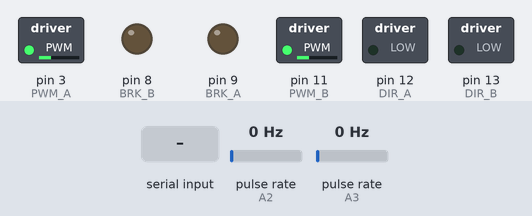
The sketch below on a simulated Arduino Uno, built with avr-gcc and run on an emulated ATmega328P. On the bench: switched loads named in the sketch (green lamp = pin HIGH), output pins drawn as LEDs (lit = HIGH). Wiring (inferred from the names in the program): 2 × pulse sensor: data A2 / data A3. The test bench sets the inputs (shaded band); at power-on: pulse rate (sensors on A2, A3) 0 Hz. What the sketch prints to the serial monitor is not drawn.

Above: at 1.2 s.
1.3 s: "r" received over Serial
At 3.4 s:
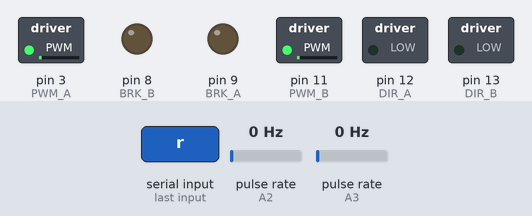
3.8 s: "b90\n" received over Serial
At 6.0 s:
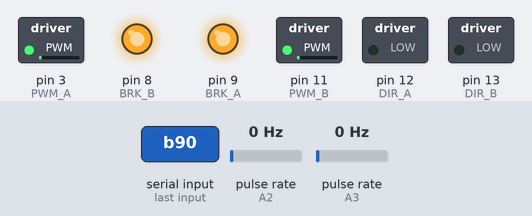
Timing chart, 0 to 7.5 s (numbered marks = the images above; inputs shaded):
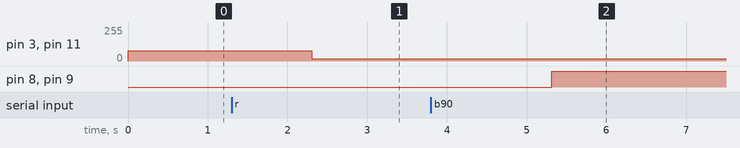

The sketch:

PitchingGUI.ino
```cpp
#include "ArduinoMotorShieldR3.h"
#include "math.h"
#define TIMER_MAX 1 //OCR1A = [16 MHz / (2 * N * fDesired)] - 1, N is prescalar (1024)
//I put in a timer interrupt if you want one. Use the equation above and set TIMER_MAX to get fDesired.
//That is, it will call ISR(TIMER1_COMPA_vect) every 1/fDesired seconds. The default value gives 10 Hz.

//#define CALIBRATION

int COUNT = 0;
float RPM;
float NEEDED;
ArduinoMotorShieldR3 md;
void setup()
{
  md.init();
  md.setSpeed2(0, 0);
  md.clearBrake2();
  pinMode(ENCODER_1, INPUT); // set ENCODER_1 to input
  pinMode(ENCODER_2, INPUT); // set ENCODER_2 to input
  InitializeInterrupt();
  interrupts();
  Serial.begin(115200); //115200 baud, 8 data bits, 1 stop bit, no parity, XON/XOFF flow control
  while (!Serial) {
    ; // wait for serial port to connect. Needed for native USB port only
  }
  Serial.println("");
  Serial.println("UW ECE Ideas Clinic Pitching Machine");
  md.setSpeed2(0.3, 0.3);
}
float InverseFunction(float requiredRPM){
  float division = (requiredRPM-6100)/(-7000);
  Serial.println(division);
  float ans = -1*pow(division, 0.5);
  Serial.println(ans);
  return ans+1;
}
void loop()
{
  #ifndef CALIBRATION
  if (Serial.available()>0){
      Serial.println("Press 's' to change speed, 'b' to brake, 'u' to unbrake, and 'c' to read current. Press q to check RPM, and r to set an RPM");
      char set = Serial.read();
      if(set == 's'){
        float temp=Serial.parseFloat();
        md.setSpeed2(temp, temp);
        delay(1000);
      }
      else if(set == 'b'){
        Serial.println("Braking...");
        md.setBrake2();
        delay(1000);
      }
      else if(set == 'u'){
         Serial.println("Unbraking...");
         md.clearBrake2();
         delay(1000);
      }
      else if(set == 'c'){
        Serial.println("Reading...");
        Serial.println(md.getCurrent(MOTOR_1));
        Serial.println(md.getCurrent(MOTOR_2));
        delay(1000);
      }
      else if(set =='q'){
        Serial.println("RPM is: ");
        Serial.println(NEEDED);
      }
      else if(set == 'r'){
        float temp=Serial.parseFloat();
        float SPEED = InverseFunction(temp);
        Serial.println("Setting speed to: ");
        Serial.println(SPEED);
        md.setSpeed2(SPEED, SPEED);
        delay(1000);
      }
      delay(2000);
  }
  #endif

  //md.setSpeed2(0, 0);
  //return;
}

void InitializeInterrupt() //Don't mess with this function - it sets up the control registers for the IR sensor and timer interrupts
{
  cli();    // switch interrupts off while messing with their settings

  PCICR   = 0x02;   // Enable PCINT1 interrupt
  PCMSK1  = 0b00001100;

  PRR    &= ~0x04;   //Enable Timer/Counter1
  TCCR1A  = 0b00000000; //No output pins, WGM11 = 0, WGM10 = 0
  TCCR1B  = 0b00001101; //WGM12 = 1, WGM13 = 0, CS1 = 0b101 (clk/1024)
  OCR1A   = TIMER_MAX; //Set count
  TIMSK1 |= 0b00000010; //OCIE1A = 1 (interrupt enable for OCR1A)

  sei();    // turn interrupts back on
}

ISR(PCINT1_vect) //Encoder Interrupt Service Routine
{
  #ifndef CALIBRATION
  RPM = 234375/COUNT;
  if(RPM > 0){
   NEEDED = RPM;
  }
  while(analogRead(A2) == 0){
    ;
  }

  COUNT = 0;
  #endif

  #ifdef CALIBRATION
  if(COUNT > 015){
   Serial.println(COUNT);
  }
  delay(1000);
  while(analogRead(A2) == 0){
    ;
  }
  COUNT = 0;
  #endif
}

ISR(TIMER1_COMPA_vect) //Timer Interrupt Service Routine
{
//This will trigger at a frequency determined by TIMER_MAX
COUNT++;
}
```

ArduinoMotorShieldR3.cpp
```cpp
#include "ArduinoMotorShieldR3.h"

// Constructors //

ArduinoMotorShieldR3::ArduinoMotorShieldR3()
{
	//Pin map
	DIR_A = 12; //Direction of Motor A
	BRK_A = 9;  //Brake Motor A
	PWM_A = 3;  //Speed of Motor A
	CS_A  = A0; //Current measurement of Motor A

	DIR_B = 13; //Direction of Motor B
	BRK_B = 8;  //Brake Motor B
	PWM_B = 11; //Speed of Motor B
	CS_B  = A1; //Current measurement of Motor B
}

ArduinoMotorShieldR3::ArduinoMotorShieldR3(
	unsigned char DIR_A, unsigned char BRK_A, unsigned char PWM_A, unsigned char CS_A,
	unsigned char DIR_B, unsigned char BRK_B, unsigned char PWM_B, unsigned char CS_B)
{
	//Pin map
	this->DIR_A = DIR_A;
	this->BRK_A = BRK_A;
	this->PWM_A = PWM_A;
	this->CS_A  = CS_A;

	this->DIR_B = DIR_B;
	this->BRK_B = BRK_B;
	this->PWM_B = PWM_B;
	this->CS_B  = CS_B;
}

// Public Methods //

// Initialize the motor shield //
void ArduinoMotorShieldR3::init()
{
	// Define pinMode for the pins and set the frequency for timer1.
	pinMode(DIR_A, OUTPUT);
	pinMode(BRK_A, OUTPUT);
	pinMode(PWM_A, OUTPUT);
	pinMode(CS_A,  INPUT);

	pinMode(DIR_B, OUTPUT);
	pinMode(BRK_B, OUTPUT);
	pinMode(PWM_B, OUTPUT);
	pinMode(CS_B,  INPUT);
}

// Set speed for motor. 'speed' is a number betwenn -1 and +1
void ArduinoMotorShieldR3::setSpeed(unsigned char motor, float speed)
{
  unsigned char thisDIR;
  unsigned char thisPWM;

  switch (motor) {
    case MOTOR_1:
      thisDIR = DIR_A;
      thisPWM = PWM_A;
      break;
    case MOTOR_2:
      thisDIR = DIR_B;
      thisPWM = PWM_B;
      break;
    break;
  }

	if (speed < -1) {
		speed = -1; // Cap at -1
	}
	else if (speed > 1) {
		speed = 1;  // Cap at +1
	}
	if (speed < 0) {
		speed = -speed;  // Make speed a positive quantity
		digitalWrite(thisDIR, HIGH);
	}
	else {
		digitalWrite(thisDIR, LOW);
	}

	analogWrite(thisPWM, (unsigned char)(speed * 255)); // Using analogWrite, mapping 0..1 to 0..255
}

// Set speed for motor 1 and 2
void ArduinoMotorShieldR3::setSpeed2(float m1Speed, float m2Speed)
{
	setSpeed(MOTOR_1, m1Speed);
	setSpeed(MOTOR_2, m2Speed);
}

// Brake motor
void ArduinoMotorShieldR3::setBrake(unsigned char motor)
{
  switch (motor) {
    case MOTOR_1:
      digitalWrite(BRK_A, HIGH);
      break;
    case MOTOR_2:
      digitalWrite(BRK_B, HIGH);
      break;
    break;
  }
}

// Brake motor 1 and 2
void ArduinoMotorShieldR3::setBrake2()
{
	setBrake(MOTOR_1);
	setBrake(MOTOR_2);
}

// Unbrake motor
void ArduinoMotorShieldR3::clearBrake(unsigned char motor)
{
  switch (motor) {
    case MOTOR_1:
      digitalWrite(BRK_A, LOW);
      break;
    case MOTOR_2:
      digitalWrite(BRK_B, LOW);
      break;
    break;
  }
}

// Unbrake motor 1 and 2
void ArduinoMotorShieldR3::clearBrake2()
{
  clearBrake(MOTOR_1);
  clearBrake(MOTOR_2);
}

// Return motor 1 current value in milliamps.
unsigned int ArduinoMotorShieldR3::getCurrent(unsigned char motor)
{
  int toReturn = 0;
	// 5 V / 1023 ADC counts = 4.88 mV per count
	// 3.3 V = 2.0 A; 3.3 V / 4.88 mv per count = 676 counts
	// 2.0 A / 676 counts = 2.96 mA per count

  switch (motor) {
    case MOTOR_1:
      return analogRead(CS_A) * 2.96;
      break;
    case MOTOR_2:
      return analogRead(CS_B) * 2.96;
      break;
    break;
  }
  return (unsigned int)toReturn;
}
```

ArduinoMotorShieldR3.h
```cpp
#ifndef ArduinoMotorShieldR3_h
#define ArduinoMotorShieldR3_h

#include <Arduino.h>

#define MOTOR_1 1
#define MOTOR_2 2
#define ENCODER_1 A2
#define ENCODER_2 A3

class ArduinoMotorShieldR3
{
  public:
    // CONSTRUCTORS
    ArduinoMotorShieldR3(); // Default pin selection.
    ArduinoMotorShieldR3( // User-defined pin selection.
        unsigned char DIR_A, unsigned char BRK_A, unsigned char PWM_A, unsigned char CS_A,
        unsigned char DIR_B, unsigned char BRK_B, unsigned char PWM_B, unsigned char CS_B);

    // PUBLIC METHODS WHEN YOU ADD 2 AFTER FUNCTION, JUST MEANS YOUR SETTING BOTH
    void init(); // Set pin directions
    void setSpeed(unsigned char motor, float speed); // Set speed for motor.
    void setSpeed2(float m1Speed, float m2Speed); // Set speed for both M1 and M2. for 2 wheels
    void setBrake(unsigned char motor); // Brake motor.
    void setBrake2(); // Brake both M1 and M2.
    void clearBrake(unsigned char motor); // Unbrake motor.
    void clearBrake2(); // Unbrake both M1 and M2.
    unsigned int getCurrent(unsigned char motor); // Get current reading for motor.

  private:
    unsigned char DIR_A;//DIRECTION
    unsigned char BRK_A;//BREAK
    unsigned char PWM_A;//VALUE OF PULSE/SPEED OF MOTOR
    unsigned char CS_A;//CURRENT SENSING

    unsigned char DIR_B;
    unsigned char BRK_B;
    unsigned char PWM_B;
    unsigned char CS_B;
};

#endif
```

Measured:
- after the input at 1.3 s, pin 3 (PWM_A), pin 11 (PWM_B): 76/255 → 16/255 after 1.0 s
- after the input at 3.8 s, pin 8 (BRK_B), pin 9 (BRK_A): LOW → HIGH after 1.5 s
